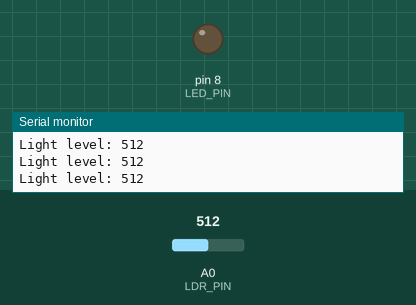
A sketch run on a simulated Arduino Uno, built with avr-gcc and run on an emulated ATmega328P. Parts: output pins drawn as LEDs (lit = HIGH), the last lines printed to the serial monitor. The test bench sets the inputs (shaded band); at power-on: A0 (LDR_PIN) = 512.

Above: at 1.2 s.
1.3 s: A0 (LDR_PIN) set to 481
At 2.4 s:
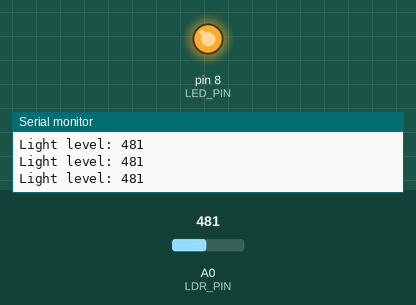
3.0 s: A0 (LDR_PIN) set to 510
At 3.6 s:
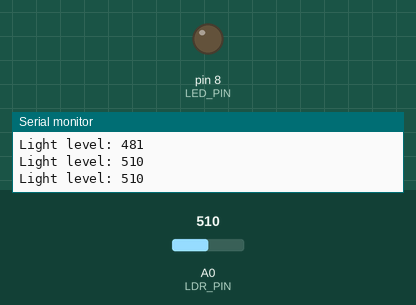
4.5 s: A0 (LDR_PIN) set to 490
At 4.9 s:
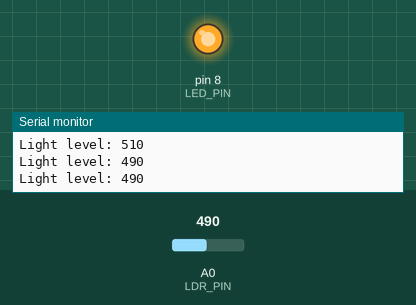
Timing chart, 0 to 7.5 s (numbered marks = the images above; inputs shaded):
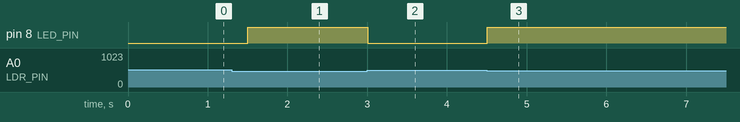

The sketch:

automatic_night_lamp.ino
```cpp
/*
  IoT Student Lab
  Project 09: Automatic Night Lamp

  Platform: Arduino Uno
  Concept: LDR + Analog Input + Threshold

  Learning:
  - Analog sensor input
  - analogRead()
  - Sensor values
  - Threshold-based decisions
  - Automatic control
*/

const int LDR_PIN = A0;
const int LED_PIN = 8;

// Adjust this value after observing your LDR readings.
const int DARK_THRESHOLD = 500;

void setup() {

  pinMode(LED_PIN, OUTPUT);

  Serial.begin(9600);
}

void loop() {

  // Read the LDR value.
  int lightLevel = analogRead(LDR_PIN);

  // Display the sensor value.
  Serial.print("Light level: ");
  Serial.println(lightLevel);

  // Decide whether it is dark.
  if (lightLevel < DARK_THRESHOLD) {
    digitalWrite(LED_PIN, HIGH);
  }
  else {
    digitalWrite(LED_PIN, LOW);
  }

  delay(300);
}
```

Measured:
- the behaviour switches between 500 and 499 on A0 (LDR_PIN) (found by bisection; images 0 and 1)
- after the input at 1.3 s, pin 8 (LED_PIN): LOW → HIGH after 0.20 s
- after the input at 3.0 s, pin 8 (LED_PIN): HIGH → LOW at once
- after the input at 4.5 s, pin 8 (LED_PIN): LOW → HIGH at once
